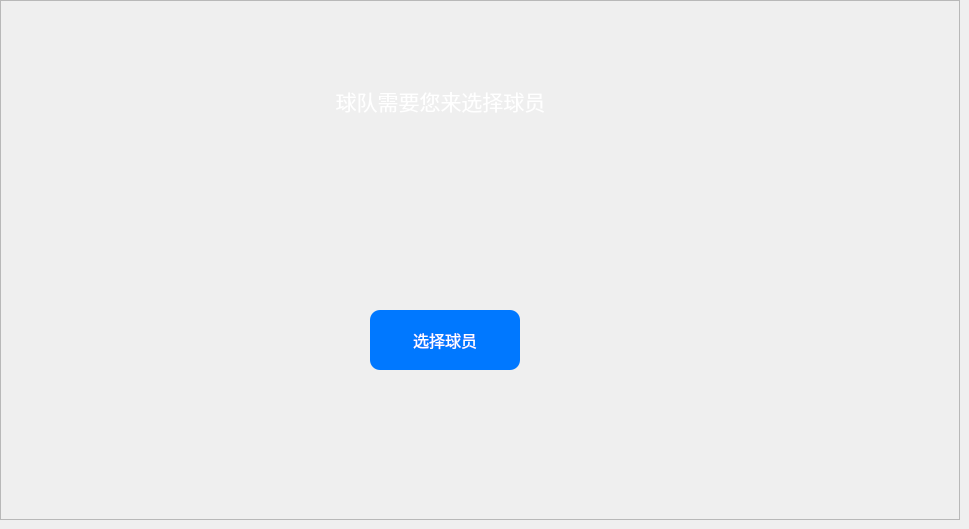
    <widget class="QWidget" name="choosePlayer">
     <widget class="QFrame" name="frame_6">
      <property name="geometry">
       <rect>
        <x>0</x>
        <y>0</y>
        <width>960</width>
        <height>520</height>
       </rect>
      </property>
      <property name="styleSheet">
       <string notr="true">#frame_6{background-image: url(:/Image/fifa-19-neymar(1).jpg);}
</string>
      </property>
      <property name="frameShape">
       <enum>QFrame::StyledPanel</enum>
      </property>
      <property name="frameShadow">
       <enum>QFrame::Raised</enum>
      </property>
      <widget class="QLabel" name="label_21">
       <property name="geometry">
        <rect>
         <x>250</x>
         <y>70</y>
         <width>381</width>
         <height>61</height>
        </rect>
       </property>
       <property name="font">
        <font>
         <family>黑体</family>
         <pointsize>16</pointsize>
        </font>
       </property>
       <property name="styleSheet">
        <string notr="true">color: rgb(255, 255, 255);</string>
       </property>
       <property name="text">
        <string>球队需要您来选择球员</string>
       </property>
       <property name="alignment">
        <set>Qt::AlignCenter</set>
       </property>
      </widget>
      <widget class="QPushButton" name="choosePlayerBtn">
       <property name="geometry">
        <rect>
         <x>370</x>
         <y>310</y>
         <width>150</width>
         <height>60</height>
        </rect>
       </property>
       <property name="font">
        <font>
         <family>黑体</family>
         <pointsize>12</pointsize>
        </font>
       </property>
       <property name="styleSheet">
        <string notr="true">QPushButton { background-color: rgb(0, 120, 255); border-radius: 10px; color: rgb(255, 255, 255); } QPushButton:hover { background-color: rgb(46, 231, 253); }</string>
       </property>
       <property name="text">
        <string>选择球员</string>
       </property>
      </widget>
     </widget>
    </widget>
